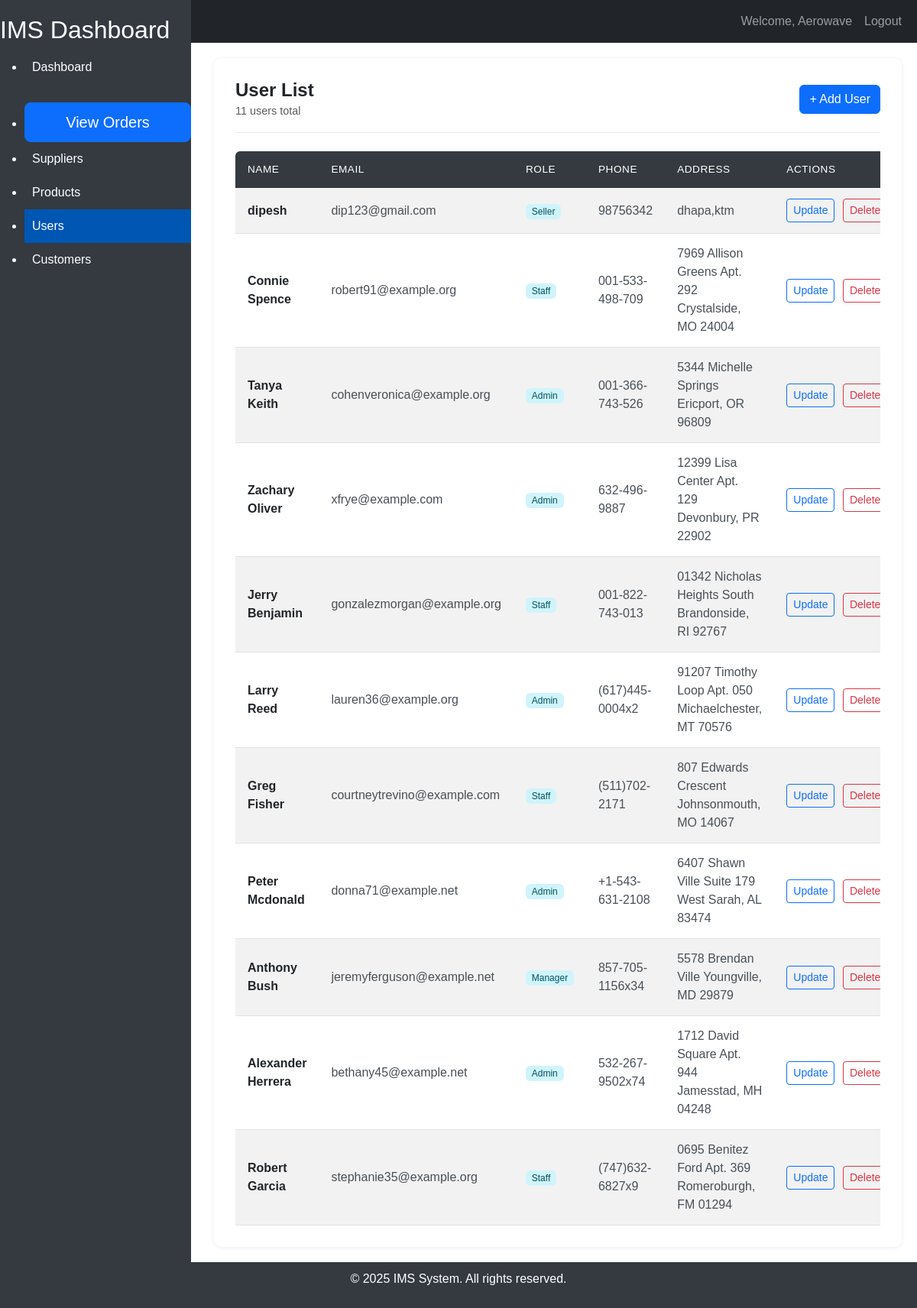
Page /user/users/ (signed in) on the committed database.
### user/models.py (models this page shows, shortened)
class User(models.Model):
    id = models.AutoField(primary_key=True)
    name = models.CharField(max_length=100)
    email = models.EmailField(unique=True)
    phone = models.CharField(max_length=15, blank=True, null=True)
    password = models.CharField(max_length=100)
    created_at = models.DateTimeField(auto_now_add=True)
    updated_at = models.DateTimeField(auto_now=True)
    address = models.TextField(blank=True, null=True)
    role = models.ForeignKey(
        Role,
        on_delete=models.SET_NULL,
        null=True,
        blank=True,
        default=None,
    )
    class Meta:
        db_table = 'Users'
        verbose_name = 'User'
        verbose_name_plural = 'Users'

class Role(models.Model):
    name = models.CharField(max_length=50, unique=True)
    class Meta:
        db_table = 'roles'
        verbose_name = 'role'
        verbose_name_plural = 'roles'
    def __str__(self):
        return self.name

### user/views.py (the view)
# urls.py: path('users/', UserListView.as_view(), name='user_list'),
class UserListView(SessionLoginRequiredMixin, ListView):
    model = User
    template_name = 'user_list.html'
    context_object_name = 'users'

### home/mixins.py (called while the page is built)
    def dispatch(self, request, *args, **kwargs):
        if not request.session.get("user_id"):
            return redirect_to_login(request.get_full_path(), "login")
        return super().dispatch(request, *args, **kwargs)

### user/template/user_list.html (shortened to what this page needs)
{% extends "home/base.html" %}
{% block content %}
    <div class="user-list-card">
        <div class="user-list-header">
            <div>
                <h2>User List</h2>
                <span class="text-muted">{{ users|length }} user{{ users|length|pluralize }} total</span>
            </div>
            <a href="{% url 'user_create' %}" class="btn btn-primary">+ Add User</a>
        </div>
        <div class="table-responsive">
            <table class="table table-striped table-hover align-middle user-table">
                <thead>
                    <tr>
                        <th>Name</th>
                        <th>Email</th>
                        <th>Role</th>
                        <th>Phone</th>
                        <th>Address</th>
                        <th>Actions</th>
                    </tr>
                </thead>
                <tbody>
                    {% for user in users %}
                    <tr>
                        <td class="user-name">{{ user.name }}</td>
                        <td>{{ user.email }}</td>
                        <td><span class="badge bg-info-subtle text-info-emphasis role-badge">{{ user.role }}</span></td>
                        <td>{{ user.phone }}</td>
                        <td>{{ user.address }}</td>
                        <td class="actions">
                            <a href="{% url 'user_update' user.id %}" class="btn btn-sm btn-outline-primary">Update</a>
                            <a href="{% url 'user_delete' user.id %}" class="btn btn-sm btn-outline-danger">Delete</a>
                        </td>
                    </tr>
                    {% empty %}
                    <tr>
                        <td colspan="6" class="user-list-empty">No users found.</td>
                    </tr>
                    {% endfor %}
                </tbody>
            </table>
        </div>
    </div>
{% endblock %}

### home/templates/home/base.html (shortened to what this page needs)
{% load static %}
<!DOCTYPE html>
<html lang="en">
<head>
    <link href="https://cdn.jsdelivr.net/npm/bootstrap@5.3.0-alpha1/dist/css/bootstrap.min.css" rel="stylesheet">
    <link rel="stylesheet" href="{% static 'customer/css/customer.css' %}">
</head>
<body>
    <nav class="navbar navbar-expand-lg navbar-dark bg-dark">
        <div class="container-fluid">
            <a class="navbar-brand" href="#">IMS</a>
            <div class="collapse navbar-collapse" id="navbarNav">
                <ul class="navbar-nav ms-auto">
                    {% if user.is_authenticated %}
                    <li class="nav-item">
                        <a class="nav-link" href="#">Welcome, {{ user.username }}</a>
                    </li>
                    <li class="nav-item">
                        <a class="nav-link" href="{% url 'logout' %}">Logout</a>
                    </li>
                    {% endif %}
                </ul>
            </div>
        </div>
    </nav>
    <div class="sidebar">
        <h2>IMS Dashboard</h2>
        <ul>
            <li>
                <a href="{% url 'dashboard' %}"
                    class="{% if request.path == '/dashboard/' %}active{% endif %}">Dashboard</a>
            </li>
            <li class="text-center mt-4">
                <a href="{% url 'order_list' %}" class="btn btn-primary btn-lg">View Orders</a>
            </li>
            <li>
                <a href="{% url 'supplier-list' %}"
                    class="{% if request.path == '/suppliers/suppliers/' %}active{% endif %}">Suppliers</a>
            </li>
            <li>
                <a href="{% url 'product-list' %}"
                    class="{% if request.path == '/products/products/' %}active{% endif %}">Products</a>
            </li>
            <li>
                <a href="{% url 'user_list' %}"
                    class="{% if request.path == '/user/users/' %}active{% endif %}">Users</a>
            </li>
            <li>
                <a href="{% url 'customer-list' %}"
                    class="{% if request.path == '/customer/customers/' %}active{% endif %}">Customers</a>
            </li>
        </ul>
    </div>
    <div class="content">
        {% block content %}
        {% endblock %}
    </div>
    <footer class="footer">
        <div class="container">
            <p>&copy; 2025 IMS System. All rights reserved.</p>
        </div>
    </footer>
</body>
</html>

### home/templates/home/base.html (style rules this page uses)
body { font-family: Arial, sans-serif; display: flex; flex-direction: column; min-height: 100vh; }
.sidebar { position: fixed; top: 0; left: 0; height: 100%; width: 250px; background-color: #343a40; color: #fff; padding-top: 20px; }
.sidebar a { color: #fff; text-decoration: none; padding: 10px; display: block; }
.sidebar .active { background-color: #0056b3; }
.content { margin-left: 260px; padding: 20px; flex: 1; }
.footer { background-color: #343a40; color: white; text-align: center; padding: 10px 0; position: relative; width: 100%; }

### user/template/user_list.html (style rules this page uses)
.user-list-card { background-color: #fff; border-radius: 10px; box-shadow: 0 1px 6px rgba(0, 0, 0, 0.08); padding: 28px; }
.user-list-header { display: flex; align-items: center; justify-content: space-between; flex-wrap: wrap; gap: 12px; margin-bottom: 24px; padding-bottom: 16px; border-bottom: 1px solid #e9ecef; }
.user-list-header h2 { margin: 0; font-weight: 600; font-size: 1.5rem; color: #212529; }
.user-list-header .text-muted { font-size: 0.9rem; }
.user-table { margin-bottom: 0; }
.user-table thead th { background-color: #343a40; color: #fff; border: none; font-weight: 500; font-size: 0.85rem; text-transform: uppercase; letter-spacing: 0.04em; padding: 14px 16px; }
.user-table thead th:first-child { border-top-left-radius: 6px; }
.user-table thead th:last-child { border-top-right-radius: 6px; }
.user-table tbody td { padding: 14px 16px; vertical-align: middle; color: #495057; }
.user-table tbody tr { transition: background-color 0.15s ease-in-out; }
.user-table .user-name { font-weight: 600; color: #212529; }
.user-table .role-badge { font-weight: 500; text-transform: capitalize; }
.user-table .actions { white-space: nowrap; }
.user-table .actions a { margin-right: 6px; }
.user-table .actions a:last-child { margin-right: 0; }

### rows in the picture
User: name "dipesh", email "dip123@gmail.com", role "Seller", phone "98756342", address "dhapa,ktm"
User: name "Connie Spence", email "robert91@example.org", role "Staff", phone "001-533-498-709", address "7969 Allison Greens Apt. 292 Crystalside, MO 24004"
User: name "Tanya Keith", email "cohenveronica@example.org", role "Admin", phone "001-366-743-526", address "5344 Michelle Springs Ericport, OR 96809"
User: name "Zachary Oliver", email "xfrye@example.com", role "Admin", phone "632-496-9887", address "12399 Lisa Center Apt. 129 Devonbury, PR 22902"
User: name "Jerry Benjamin", email "gonzalezmorgan@example.org", role "Staff", phone "001-822-743-013", address "01342 Nicholas Heights South Brandonside, RI 92767"
User: name "Larry Reed", email "lauren36@example.org", role "Admin", phone "(617)445-0004x2", address "91207 Timothy Loop Apt. 050 Michaelchester, MT 70576"
User: name "Greg Fisher", email "courtneytrevino@example.com", role "Staff", phone "(511)702-2171", address "807 Edwards Crescent Johnsonmouth, MO 14067"
User: name "Peter Mcdonald", email "donna71@example.net", role "Admin", phone "+1-543-631-2108", address "6407 Shawn Ville Suite 179 West Sarah, AL 83474"
User: name "Anthony Bush", email "jeremyferguson@example.net", role "Manager", phone "857-705-1156x34", address "5578 Brendan Ville Youngville, MD 29879"
User: name "Alexander Herrera", email "bethany45@example.net", role "Admin", phone "532-267-9502x74", address "1712 David Square Apt. 944 Jamesstad, MH 04248"
User: name "Robert Garcia", email "stephanie35@example.org", role "Staff", phone "(747)632-6827x9", address "0695 Benitez Ford Apt. 369 Romeroburgh, FM 01294"

### other values in the picture
{{ user.username }} "Aerowave"
{{ users|length }} "11"
